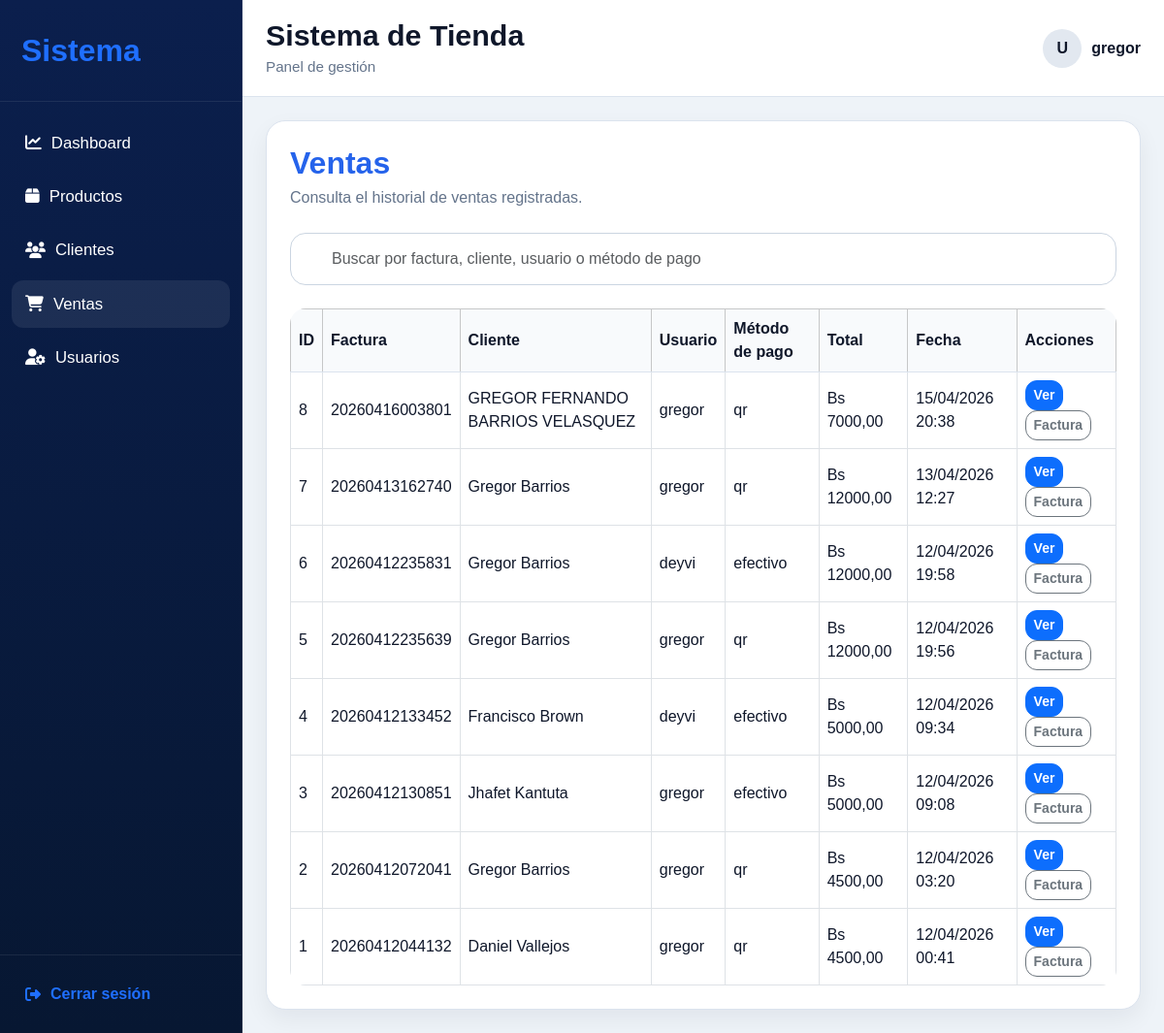
Page /tienda/ventas/ (signed in) on the committed database.
### tienda/models.py (models this page shows, shortened)
class Venta(models.Model):
    METODO_PAGO = (
        ('efectivo', 'Efectivo'),
        ('qr', 'QR'),
    )
    cliente = models.ForeignKey(Cliente, on_delete=models.PROTECT, related_name='ventas')
    usuario = models.ForeignKey(User, on_delete=models.PROTECT, related_name='ventas_realizadas')
    numero_factura = models.CharField(max_length=30, unique=True)
    metodo_pago = models.CharField(max_length=20, choices=METODO_PAGO)
    subtotal = models.DecimalField(max_digits=10, decimal_places=2, default=0)
    descuento = models.DecimalField(max_digits=10, decimal_places=2, default=0)
    total = models.DecimalField(max_digits=10, decimal_places=2, default=0)
    creado = models.DateTimeField(auto_now_add=True)

class Cliente(models.Model):
    user = models.OneToOneField(User, on_delete=models.SET_NULL, null=True, blank=True)
    nombres = models.CharField(max_length=100)
    apellidos = models.CharField(max_length=100)
    ci_nit = models.CharField(max_length=30)
    telefono = models.CharField(max_length=30)
    email = models.EmailField(blank=True)
    direccion = models.TextField(blank=True)
    estado = models.CharField(max_length=20, default='activo')
    @property
    def nombre_completo(self):
        return f'{self.nombres} {self.apellidos}'

### tienda/views.py (the view, shortened to what this page needs)
# urls.py: path('ventas/', views.ventas_list, name='ventas_list'),
@login_required
@user_passes_test(es_staff_o_superuser)
def ventas_list(request):
    q = request.GET.get('q', '').strip()
    ventas = (
        Venta.objects
        .select_related('cliente', 'usuario')
        .all()
        .order_by('-id')
    )
    if request.headers.get('x-requested-with') == 'XMLHttpRequest':
        return render(request, 'tienda/partials/ventas_table.html', {
            'ventas': ventas
        })
    return render(request, 'tienda/ventas_list.html', {
        'ventas': ventas,
        'q': q,
    })

### tienda/views.py (called while the page is built)
def es_staff_o_superuser(user):
    if not user.is_authenticated:
        return False
    if user.is_superuser or user.is_staff:
        return True
    if hasattr(user, 'perfil'):
        return user.perfil.rol in ['superuser', 'staff']
    return False

### templates/tienda/ventas_list.html (shortened to what this page needs)
{% extends 'base.html' %}
{% block content %}
<div class="page-card">
    <div class="mb-4">
        <h2 class="section-title mb-1">Ventas</h2>
        <p class="section-subtitle mb-0">Consulta el historial de ventas registradas.</p>
    </div>
    <form method="get" class="mb-4">
        <input
            type="text"
            name="q"
            id="ventas-search"
            value="{{ q }}"
            placeholder="Buscar por factura, cliente, usuario o método de pago"
            class="form-control"
            autocomplete="off"
        >
    </form>
    <div id="ventas-table-wrapper">
        {% include 'tienda/partials/ventas_table.html' %}
    </div>
</div>
{% endblock %}

### templates/base.html (shortened to what this page needs)
{% load static %}
<!DOCTYPE html>
<html lang="es">
<head>
    <link rel="stylesheet" href="https://cdn.jsdelivr.net/npm/bootstrap@5.3.3/dist/css/bootstrap.min.css">
    <link rel="stylesheet" href="https://cdnjs.cloudflare.com/ajax/libs/font-awesome/6.5.2/css/all.min.css">
    <link rel="stylesheet" href="{% static 'css/base.css' %}">
    <link rel="stylesheet" href="{% static 'css/dashboard.css' %}">
    <link rel="stylesheet" href="{% static 'css/productos.css' %}">
    <link rel="stylesheet" href="{% static 'css/forms.css' %}">
    <link rel="stylesheet" href="{% static 'css/catalogo.css' %}">
    <link rel="stylesheet" href="{% static 'css/factura.css' %}">
</head>
<body>
    {% with current_name=request.resolver_match.url_name %}
    <div class="app-shell">
        {% if user.is_authenticated and user.is_staff and current_name != 'catalogo_cliente' and current_name != 'detalle_producto_cliente' and current_name != 'carrito' and current_name != 'checkout' and current_name != 'factura_view' %}
        <aside class="sidebar">
            <div class="sidebar-brand">
                <a href="{% url 'dashboard' %}" class="brand-link">Sistema</a>
            </div>
            <nav class="sidebar-nav">
                <a href="{% url 'dashboard' %}" class="nav-link {% if current_name == 'dashboard' %}active{% endif %}">
                    <i class="fa-solid fa-chart-line"></i>
                    <span>Dashboard</span>
                </a>
                <a href="{% url 'productos_list' %}" class="nav-link ">
                    <i class="fa-solid fa-box"></i>
                    <span>Productos</span>
                </a>
                <a href="{% url 'clientes_list' %}" class="nav-link {% if current_name == 'clientes_list' or current_name == 'cliente_create' or current_name == 'cliente_update' or current_name == 'cliente_delete' %}active{% endif %}">
                    <i class="fa-solid fa-users"></i>
                    <span>Clientes</span>
                </a>
                <a href="{% url 'ventas_list' %}" class="nav-link {% if current_name == 'ventas_list' or current_name == 'venta_detail' %}active{% endif %}">
                    <i class="fa-solid fa-cart-shopping"></i>
                    <span>Ventas</span>
                </a>
                {% if user.is_superuser %}
                <a href="{% url 'usuarios_list' %}" class="nav-link {% if current_name == 'usuarios_list' or current_name == 'usuario_create' or current_name == 'usuario_update' or current_name == 'usuario_delete' %}active{% endif %}">
                    <i class="fa-solid fa-user-gear"></i>
                    <span>Usuarios</span>
                </a>
                {% endif %}
            </nav>
            <div class="sidebar-footer">
                <form method="post" action="{% url 'logout' %}">
                    <button type="submit" class="logout-btn border-0 bg-transparent w-100 text-start">
                        <i class="fa-solid fa-right-from-bracket"></i>
                        <span>Cerrar sesión</span>
                    </button>
                </form>
            </div>
        </aside>
        {% endif %}
        <div class="app-main">
            <header class="topbar">
                <div class="topbar-left">
                    <h1 class="topbar-title">Sistema de Tienda</h1>
                    <div class="topbar-subtitle">
                        {% if current_name == 'catalogo_cliente' or current_name == 'detalle_producto_cliente' or current_name == 'carrito' or current_name == 'checkout' or current_name == 'factura_view' %}
                            Catálogo público
                        {% elif user.is_authenticated and user.is_staff %}
                            Panel de gestión
                        {% else %}
                            Tienda en línea
                        {% endif %}
                    </div>
                </div>
                <div class="topbar-right">
                    {% if current_name == 'catalogo_cliente' or current_name == 'detalle_producto_cliente' or current_name == 'carrito' or current_name == 'checkout' or current_name == 'factura_view' %}
                        {% if user.is_authenticated %}
                            <a href="{% url 'carrito' %}" class="btn btn-warning btn-sm me-3">
                                <i class="fa-solid fa-cart-shopping"></i> Carrito
                            </a>
                            <div class="user-chip">
                                <div class="user-avatar">U</div>
                                <span class="user-name">{{ user.username }}</span>
                            </div>
                            <form method="post" action="{% url 'logout' %}" class="ms-2">
                                {% csrf_token %}
                                <button type="submit" class="btn btn-outline-danger btn-sm">
                                    <i class="fa-solid fa-right-from-bracket"></i> Salir
                                </button>
                            </form>
                        {% else %}
                            <a href="{% url 'login' %}" class="btn btn-primary btn-sm">
                                <i class="fa-solid fa-right-to-bracket"></i> Iniciar sesión
                            </a>
                        {% endif %}
                    {% else %}
                        {% if user.is_authenticated %}
                            <div class="user-chip">
                                <div class="user-avatar">U</div>
                                <span class="user-name">{{ user.username }}</span>
                            </div>
                        {% else %}
                            <a href="{% url 'login' %}" class="btn btn-primary btn-sm">
                                <i class="fa-solid fa-right-to-bracket"></i> Iniciar sesión
                            </a>
                        {% endif %}
                    {% endif %}
                </div>
            </header>
            <main class="content-area">
                {% block content %}{% endblock %}
            </main>
        </div>
    </div>
    {% endwith %}
</body>
</html>

### templates/tienda/partials/ventas_table.html
<div class="table-responsive">
    <table class="table table-bordered table-hover bg-white">
        <thead class="table-light">
            <tr>
                <th>ID</th>
                <th>Factura</th>
                <th>Cliente</th>
                <th>Usuario</th>
                <th>Método de pago</th>
                <th>Total</th>
                <th>Fecha</th>
                <th>Acciones</th>
            </tr>
        </thead>
        <tbody>
            {% for venta in ventas %}
            <tr>
                <td>{{ venta.id }}</td>
                <td>{{ venta.numero_factura }}</td>
                <td>{{ venta.cliente.nombre_completo }}</td>
                <td>{{ venta.usuario.username }}</td>
                <td>{{ venta.metodo_pago }}</td>
                <td>Bs {{ venta.total }}</td>
                <td>{{ venta.creado|date:"d/m/Y H:i" }}</td>
                <td>
                    <a href="{% url 'venta_detail' venta.pk %}" class="btn btn-sm btn-primary">Ver</a>
                    <a href="{% url 'factura_view' venta.pk %}" class="btn btn-sm btn-outline-secondary">Factura</a>
                </td>
            </tr>
            {% empty %}
            <tr>
                <td colspan="8" class="text-center">No hay ventas registradas.</td>
            </tr>
            {% endfor %}
        </tbody>
    </table>
</div>

### static/css/base.css (style rules this page uses)
html, body { margin: 0; padding: 0; min-height: 100%; font-family: Arial, Helvetica, sans-serif; background: #eef3f8; color: #0f172a; }
* { box-sizing: border-box; }
a { text-decoration: none; }
.app-shell { display: flex; min-height: 100vh; background: #eef3f8; }
.sidebar { width: 250px; min-width: 250px; background: linear-gradient(180deg, #0b1f4d 0%, #071732 100%); color: #ffffff; display: flex; flex-direction: column; border-right: 1px solid rgba(255, 255, 255, 0.08); }
.sidebar-brand { padding: 28px 22px; border-bottom: 1px solid rgba(255, 255, 255, 0.08); }
.brand-link { color: #1f6fff; font-size: 2rem; font-weight: 800; }
.sidebar-nav { display: flex; flex-direction: column; gap: 6px; padding: 18px 12px; }
.nav-link { display: flex; align-items: center; gap: 10px; color: #ffffff; padding: 12px 14px; border-radius: 12px; font-size: 1.05rem; transition: background 0.2s ease; }
.nav-link:hover, .nav-link.active { background: rgba(255, 255, 255, 0.08); color: #ffffff; }
.sidebar-footer { margin-top: auto; padding: 16px 12px; border-top: 1px solid rgba(255, 255, 255, 0.08); }
.logout-btn { display: flex; align-items: center; gap: 10px; color: #1f6fff; font-weight: 700; padding: 12px 14px; }
.app-main { flex: 1; min-width: 0; display: flex; flex-direction: column; background: #eef3f8; }
.topbar { background: #ffffff; border-bottom: 1px solid #dbe3ee; padding: 18px 24px; display: flex; justify-content: space-between; align-items: center; gap: 16px; }
.topbar-title { margin: 0; font-size: 1.9rem; font-weight: 800; color: #0f172a; }
.topbar-subtitle { color: #64748b; margin-top: 4px; font-size: 0.95rem; }
.topbar-right { display: flex; align-items: center; gap: 12px; }
.user-chip { display: flex; align-items: center; gap: 10px; color: #0f172a; font-weight: 600; }
.user-avatar { width: 40px; height: 40px; border-radius: 999px; background: #e2e8f0; color: #0f172a; display: flex; align-items: center; justify-content: center; font-weight: 800; }
.content-area { padding: 24px; flex: 1; background: #eef3f8; overflow: auto; }
.page-card { display: block !important; visibility: visible !important; opacity: 1 !important; background: #ffffff !important; color: #0f172a !important; border: 1px solid #dbe3ee; border-radius: 20px; box-shadow: 0 10px 25px rgba(15, 23, 42, 0.06); padding: 24px; }
.page-card * { visibility: visible !important; opacity: 1 !important; }
.section-title { font-size: 2rem; font-weight: 800; color: #2563eb; margin: 0; }
.section-subtitle { color: #64748b; font-size: 1rem; }
.search-input, .form-control { width: 100%; border: 1px solid #cbd5e1; border-radius: 16px; padding: 14px 16px 14px 42px; background: #ffffff; color: #0f172a; }
.table-responsive, .table-wrap { display: block !important; visibility: visible !important; opacity: 1 !important; background: #ffffff; border-radius: 16px; overflow: auto; }
.table { margin-bottom: 0; color: #0f172a !important; background: #ffffff !important; }
.table thead th { background: #f8fafc !important; color: #0f172a !important; font-weight: 700; border-bottom: 1px solid #dbe3ee; }
.table td, .table th { vertical-align: middle; color: #0f172a !important; background: #ffffff !important; }
.btn { border-radius: 12px; font-weight: 600; }

### rows in the picture
Venta: id "8", numero_factura "20260416003801", cliente.nombre_completo "GREGOR FERNANDO BARRIOS VELASQUEZ", usuario.username "gregor", metodo_pago "qr", total "7000,00", creado "15/04/2026 20:38"
Venta: id "7", numero_factura "20260413162740", cliente.nombre_completo "Gregor Barrios", usuario.username "gregor", metodo_pago "qr", total "12000,00", creado "13/04/2026 12:27"
Venta: id "6", numero_factura "20260412235831", cliente.nombre_completo "Gregor Barrios", usuario.username "deyvi", metodo_pago "efectivo", total "12000,00", creado "12/04/2026 19:58"
Venta: id "5", numero_factura "20260412235639", cliente.nombre_completo "Gregor Barrios", usuario.username "gregor", metodo_pago "qr", total "12000,00", creado "12/04/2026 19:56"
Venta: id "4", numero_factura "20260412133452", cliente.nombre_completo "Francisco Brown", usuario.username "deyvi", metodo_pago "efectivo", total "5000,00", creado "12/04/2026 09:34"
Venta: id "3", numero_factura "20260412130851", cliente.nombre_completo "Jhafet Kantuta", usuario.username "gregor", metodo_pago "efectivo", total "5000,00", creado "12/04/2026 09:08"
Venta: id "2", numero_factura "20260412072041", cliente.nombre_completo "Gregor Barrios", usuario.username "gregor", metodo_pago "qr", total "4500,00", creado "12/04/2026 03:20"
Venta: id "1", numero_factura "20260412044132", cliente.nombre_completo "Daniel Vallejos", usuario.username "gregor", metodo_pago "qr", total "4500,00", creado "12/04/2026 00:41"

### other values in the picture
{{ user.username }} "gregor"
